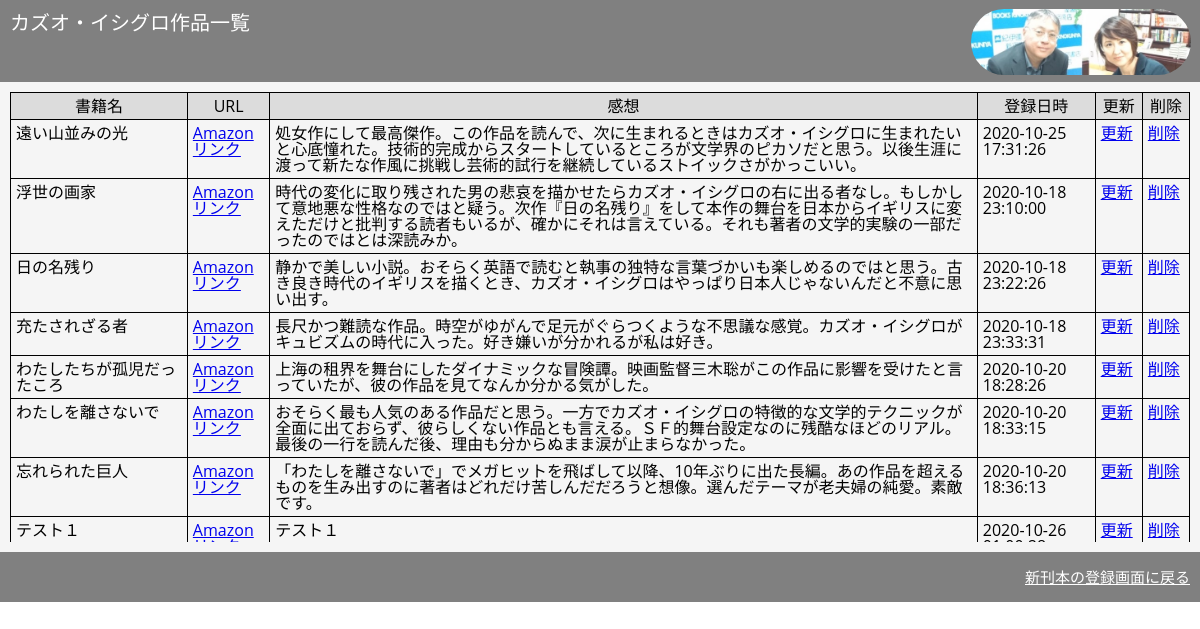
/bm_list_view.php, run on the app's committed database.
### tables this page shows
CREATE TABLE `gs_bm_table` (
  `id` int(12) NOT NULL,
  `title` varchar(64) NOT NULL,
  `url` text NOT NULL,
  `comment` text NOT NULL,
  `indate` datetime NOT NULL
);

### bm_list_view.php (the view, shortened to what this page needs)
<?php
$pdo = db_conn();
$stmt = $pdo->prepare("SELECT * FROM gs_bm_table");
$status = $stmt->execute();
$view="";
if ($status==false) {
  $error = $stmt->errorInfo();
  exit("ErrorQuery:".$error[2]);
}else{
  while( $result = $stmt->fetch(PDO::FETCH_ASSOC)){
    $view .= '<tr>';
    $view .= '<td>'. $result['title'] .'</td>';
    $view .= '<td>'. '<a href=' . $result['url'] . ' target="_blank"> Amazonリンク</a>' .'</td>';
    $view .= '<td>'. $result['comment'] .'</td>';
    $view .= '<td>'. $result['indate'] .'</td>';
    $view .= '<td>'. '<a href="detail.php?id='. $result["id"]. '">更新</a>'. '</td>';
    $view .= '<td>'. '<a id="delete" href="delete.php?id='. $result["id"]. '">削除</a>'. '</td>';
    $view .= '</tr>';
  }
}
?>
<!DOCTYPE html>
<html lang="ja">
<head>
  <link rel="stylesheet" href="css/reset.css">
  <link rel="stylesheet" href="css/style.css">
</head>
<body>
<header class="header">
  <div class="page_title">カズオ・イシグロ作品一覧</div>
  <div class="title_image"><img src="img/img.jpg" alt="カズオ・イシグロとのツーショット" width="220px"></div>
</header>
<div class="body">
  <div style="height:460px; overflow:auto; border:none solid;">
    <table border="1">
        <tr style="background-color:gainsboro">
            <th width="15%">書籍名</th>
            <th width="7%">URL</th>
            <th>感想</th>
            <th width="10%">登録日時</th>
            <th width="4%">更新</th>
            <th width="4%">削除</th>
        </tr>
      <div>
          <div class="container jumbotron"><?= $view ?></div>
      </div>
      </table>
   </div>
</div>
<footer class="footer">
  <a href="index.php" class="back_text">新刊本の登録画面に戻る</a>
</footer>
</body>
</html>

### css/style.css (style rules this page uses)
html { font-size: 62.5%; }
body { margin: auto; max-width: 1200px; font-family:"Open Sans",'ヒラギノ角ゴ ProN W3', Hiragino Kaku Gothic ProN, "メイリオ", Meiryo, sans-serif; font-size: 1.6rem; }
.header { display: flex; background-color: gray; }
.page_title { height: 35px; color: white; padding: 13px 10px 10px 10px; width: 80%; font-size: 2rem; }
.title_image { margin: 5px; }
img { margin: 4px 4px 0 0; border-radius: 50px; }
.body { height: 470px; background-color: whitesmoke; }
table, td, th { margin: 10px; border: 1px solid black; padding: 5px; }
.footer { background-color: gray; height: 50px; text-align: right; line-height: 50px; }
.back_text { font-size: 1.5rem; margin: 0 10px 0 0; color: white; }

### data on the page
gs_bm_table: title "遠い山並みの光", comment "処女作にして最高傑作。この作品を読んで、次に生まれるときはカズオ・イシグロに生まれたいと心底憧れた。技術的完成からスタートしているところが文学界のピカソだと思う。以後生涯に渡って新たな作風に挑戦し芸術的試行を継続しているストイックさがかっこいい。", indate "2020-10-25 17:31:26"
gs_bm_table: title "浮世の画家", comment "時代の変化に取り残された男の悲哀を描かせたらカズオ・イシグロの右に出る者なし。もしかして意地悪な性格なのではと疑う。次作『日の名残り』をして本作の舞台を日本からイギリスに変えただけと批判する読者もいるが、確かにそれは言えている。それも著者の文学的実験の一部だったのではとは深読みか。", indate "2020-10-18 23:10:00"
gs_bm_table: title "日の名残り", comment "静かで美しい小説。おそらく英語で読むと執事の独特な言葉づかいも楽しめるのではと思う。古き良き時代のイギリスを描くとき、カズオ・イシグロはやっぱり日本人じゃないんだと不意に思い出す。", indate "2020-10-18 23:22:26"
gs_bm_table: title "充たされざる者", comment "長尺かつ難読な作品。時空がゆがんで足元がぐらつくような不思議な感覚。カズオ・イシグロがキュビズムの時代に入った。好き嫌いが分かれるが私は好き。", indate "2020-10-18 23:33:31"
gs_bm_table: title "わたしたちが孤児だったころ", comment "上海の租界を舞台にしたダイナミックな冒険譚。映画監督三木聡がこの作品に影響を受けたと言っていたが、彼の作品を見てなんか分かる気がした。", indate "2020-10-20 18:28:26"
gs_bm_table: title "わたしを離さないで", comment "おそらく最も人気のある作品だと思う。一方でカズオ・イシグロの特徴的な文学的テクニックが全面に出ておらず、彼らしくない作品とも言える。ＳＦ的舞台設定なのに残酷なほどのリアル。最後の一行を読んだ後、理由も分からぬまま涙が止まらなかった。", indate "2020-10-20 18:33:15"
gs_bm_table: title "忘れられた巨人", comment "「わたしを離さないで」でメガヒットを飛ばして以降、10年ぶりに出た長編。あの作品を超えるものを生み出すのに著者はどれだけ苦しんだだろうと想像。選んだテーマが老夫婦の純愛。素敵です。", indate "2020-10-20 18:36:13"
gs_bm_table: title "テスト１", comment "テスト１", indate "2020-10-26…"
